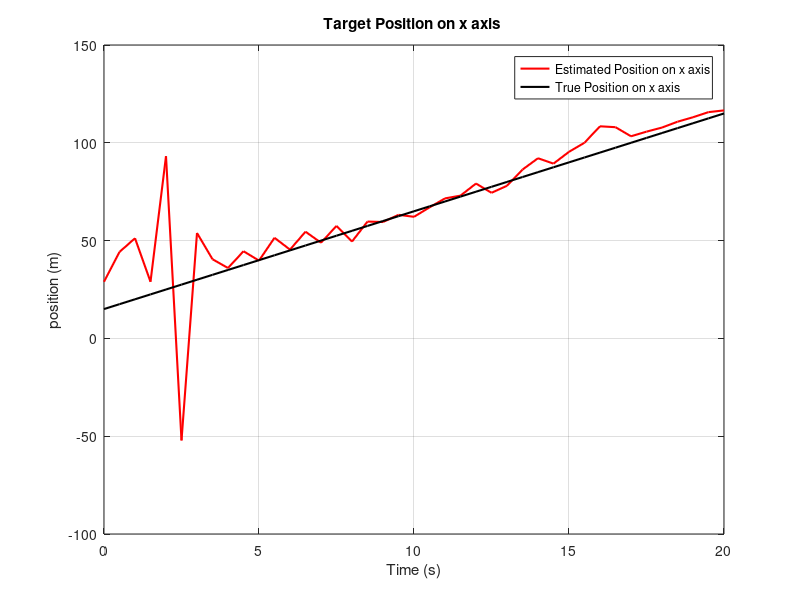
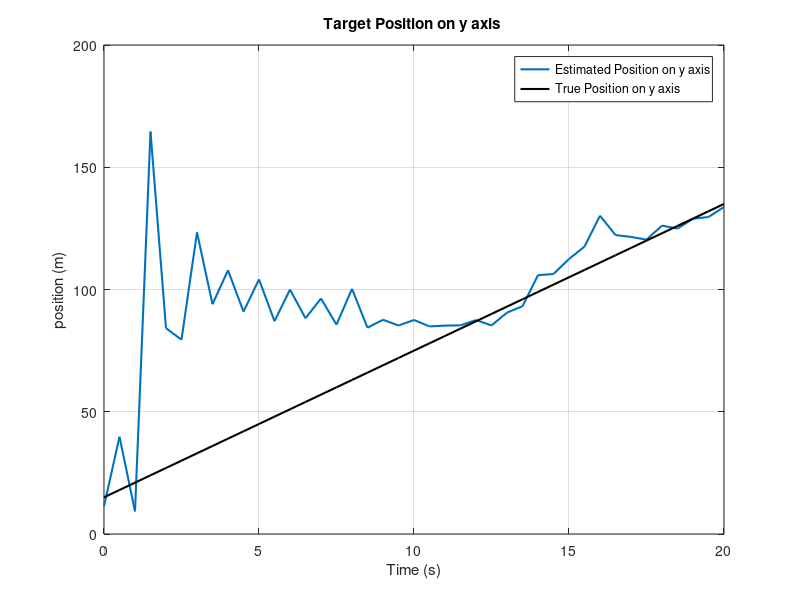
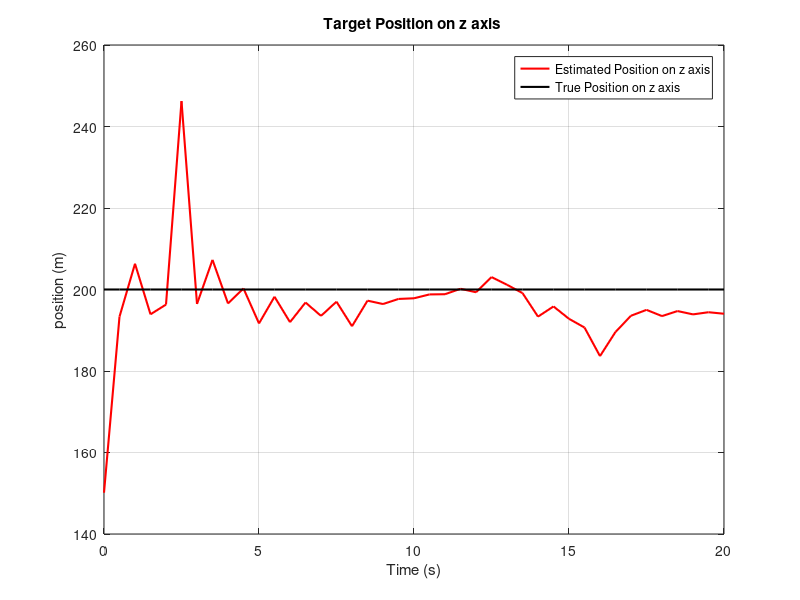
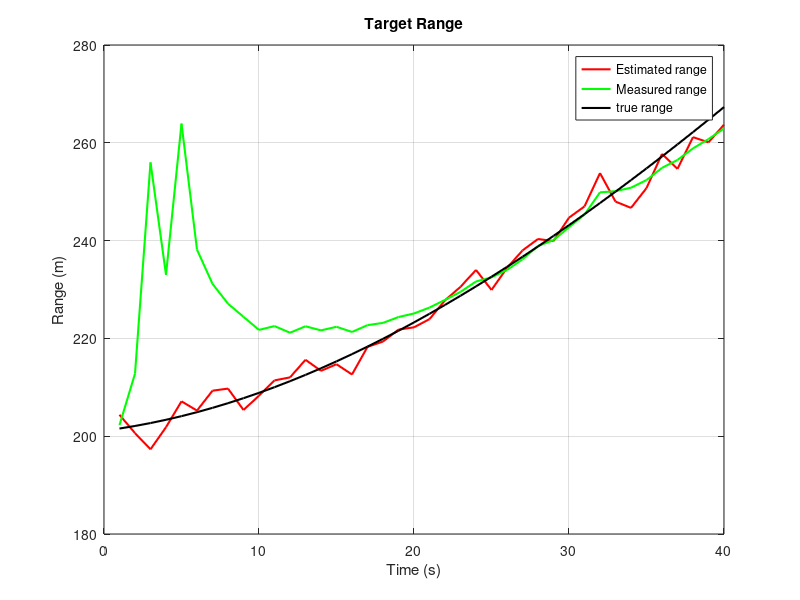

MATLAB code to generate these figures, in order:
clc
clear all
close all



MONT = 500;
T = 0.5;             % sampling Time
total_time = 20;
t =0: T: total_time;        % Time



nstates = 6;         % numbers of States
nmeas = 3;           % number of measurements 


init_pos = [30; 10 ; 150]; %  inital Position
V = [5; 6; 0];


TotalScans=length(t);


R=[8 0 0;
    0 2 0;
    0 0 0.5];


x(:,1) = [init_pos;V ]+[randn(3,1);16*randn(3,1)]; % Set initial state estimate
P0 = [9*eye(3,3) zeros(3,3); zeros(3,3) 16^2*eye(3,3)]; % Set initial error covariance
noise =sqrt(R)*randn(3, TotalScans); % Generate random measurement noise 
xt(:,1) = [15; 15; 200; 7; 7; 0]; %+ sqrt(P0)*randn(6,1); % Set true initial state
ynoisy = zeros(3, TotalScans); % Initialize size of output vector for all k



for k = 2:TotalScans
xt(1,k) = xt(1,k-1)+T*V(1);
xt(2,k) = xt(2,k-1)+T*V(2);
xt(3,k) = xt(3,k-1)+T*V(3);
         
end
xt(:,1)=[15;15;200;7;7;0];
for k = 1:TotalScans
    ytrue(:,k) = [sqrt(xt(1,k)^2 + xt(2,k)^2 + xt(3,k)^2); ...
           atan2d(xt(2,k),xt(1,k)); ...
           atan2d(xt(3,k),(sqrt(xt(1,k)^2 +xt(2,k)^2)))] 


ynoisy(:,k) = ytrue(:,k) + noise(:,k);           
end
xest = zeros(6,TotalScans);
F=[1 0 0 T 0 0;          % Transition matrix
    0 1 0 0 T 0;
    0 0 1 0 0 T;
    0 0 0 1 0 0;
    0 0 0 0 1 0;
    0 0 0 0 0 1];
h(:,1)=[201,45,54]
for k = 1:TotalScans
% Prediction
if k==1
    xest(:,1) = x(:,1);
P = P0;
else
x_pred = F*xest(:,k-1);
P_pred = F*P*F';
 x=x_pred(1);
 y=x_pred(2);
 z=x_pred(3);
% Observation
y_est(:,k) = [sqrt(x_pred(1)^2 + x_pred(2)^2 + x_pred(3)^2); ...
atan2d(x_pred(2),x_pred(1)); ...
atan2d(x_pred(3),(sqrt(x_pred(1)^2 +x_pred(2)^2)))];
 %%% Jacobian Matrix  %%%%%
 H=[x/(x^2 + y^2 + z^2)^(1/2),                        y/(x^2 + y^2 + z^2)^(1/2),                   z/(x^2 + y^2 + z^2)^(1/2), 0, 0, 0;
  -y/(x^2*(y^2/x^2 + 1)),                              1/(x*(y^2/x^2 + 1)),                                           0, 0, 0, 0;
  -(x*z)/((z^2/(x^2 + y^2 + z^2) + 1)*(x^2 + y^2 + z^2)^(3/2)), -(y*z)/((z^2/(x^2 + y^2 + z^2) + 1)*(x^2 + y^2 + z^2)^(3/2)), (1/(x^2 + y^2 + z^2)^(1/2) - z^2/(x^2 + y^2 + z^2)^(3/2))/(z^2/(x^2 + y^2 + z^2) + 1), 0, 0, 0];
% Measurement Update
S=(H*P_pred*H' + R)
K = P_pred*H'*inv(S) % Calculate Kalman gain
xest(:,k) = x_pred + K*(ynoisy(:,k) - y_est(:,k)); % Update state estimate
P = (eye(nstates)-K*H)*P_pred; % Update covariance estimate
h(:,k)=[sqrt(xest(1,k)^2 + xest(2,k)^2 + xest(3,k)^2); ...
atan2d(xest(2,k),xest(1,k)); ...
atan2d(xest(3,k),(sqrt(xest(1,k)^2 +xest(2,k)^2)))];
end
end

figure, 
plot(t,xest(1,:),'r','LineWidth',1.5)
hold on
plot(t,xt(1,:),'k','LineWidth',1.5)
legend('Estimated Position on x axis', 'True Position on x axis')
xlabel('Time (s)')
ylabel('position (m)')
title('Target Position on x axis ')
grid on


figure, 
plot(t,xest(2,:),'LineWidth',1.5)
hold on
plot(t,xt(2,:),'k','LineWidth',1.5)
legend('Estimated Position on y axis', 'True Position on y axis')
xlabel('Time (s)')
ylabel('position (m)')
title('Target Position on y axis ')
grid on

figure, 
plot(t,xest(3,:),'r','LineWidth',1.5)
hold on
plot(t,xt(3,:),'k','LineWidth',1.5)
legend('Estimated Position on z axis', 'True Position on z axis')
xlabel('Time (s)')
ylabel('position (m)')
title('Target Position on z axis ')
grid on


% figure, 
% plot(xe(4,:))
% 
% figure, 
% plot(xe(5,:))
% 
% figure, 
% plot(xe(6,:))



figure, plot(ynoisy(1,2:TotalScans),'r','LineWidth',1.5)
hold on
plot(h(1,2:TotalScans),'g','LineWidth',1.5)
hold on
plot(ytrue(1,2:TotalScans),'k','LineWidth',1.5)
legend('Estimated range','Measured range','true range')
xlabel('Time (s)')
ylabel('Range (m)')
title('Target Range')
grid on

figure, plot(ynoisy(2,2:TotalScans),'r','LineWidth',1.5)
hold on
plot(h(2,2:TotalScans),'g','LineWidth',1.5)
hold on
plot(ytrue(2,2:TotalScans),'k','LineWidth',1.5)
legend('Estimated azimuth','Measured azimuth','True azimuth')
xlabel('Time (s)')
ylabel('azimuth (degree)')
title('Target azimuth')
grid on


figure, plot(ynoisy(3,2:TotalScans),'r','LineWidth',1.5)
hold on
plot(h(3,2:TotalScans),'g','LineWidth',1.5)
hold on
plot(ytrue(3,2:TotalScans),'k','LineWidth',1.5)
legend('Estimated elevation','Measured elevation','True elevation')
xlabel('Time (s)')
ylabel('elevation (degree)')
title('Target elevation')
grid on
%RMSE
figure
mse=(h(1,:)-ytrue(1,:)).^2;
plot(mse(3:TotalScans) , LineWidth=2)
xlabel('Time (s)')
ylabel('MSE')
title('MSE of position Estimate')
grid on
for i=1:TotalScans
Vx=V-xest(4:6,i);

msev(i)=sqrt(Vx(1)^2+Vx(2)^2+Vx(3)^2);
end
figure
plot(msev , LineWidth=2)
grid on
xlabel('Time (s)')
ylabel('MSE')
title('MSE of Velocity Estiamte')